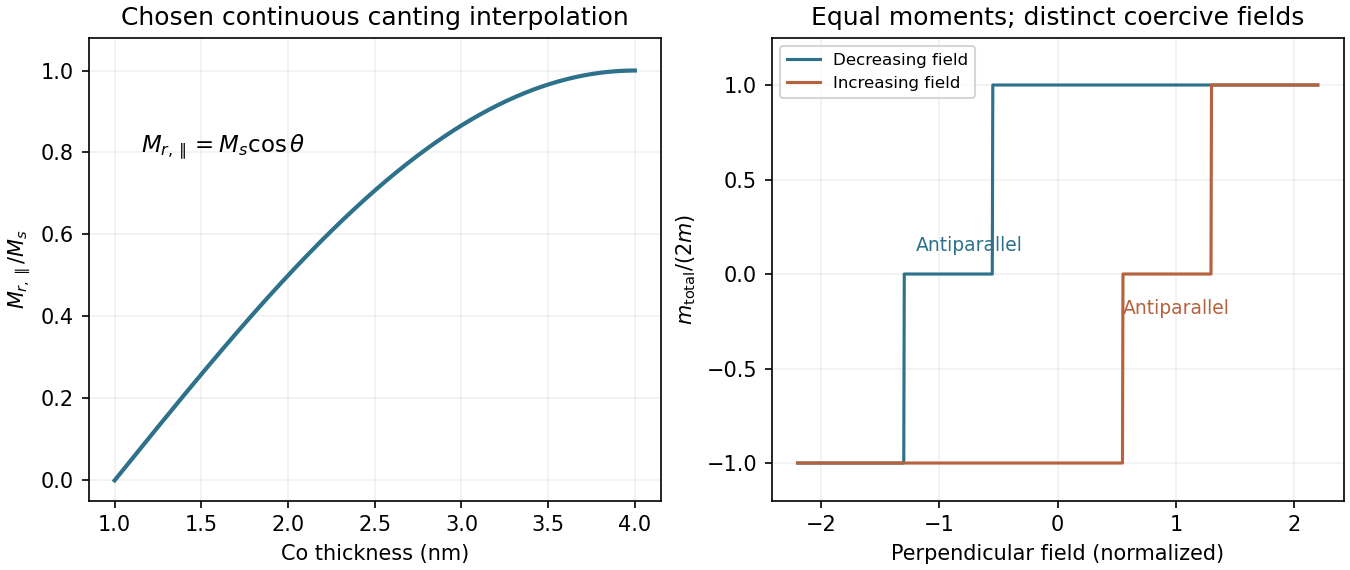

This chart was generated by the following Python code:
"""Original schematic magnetic responses; Python 3.14/numpy/matplotlib.

No fitted anisotropy law. Equal moments and abrupt independent switching.
Output: PNG basename in the current working directory.
"""
import matplotlib
matplotlib.use('Agg')
import matplotlib.pyplot as plt
import numpy as np

fig,axes=plt.subplots(1,2,figsize=(9,3.8),layout='constrained')
fig.patch.set_facecolor('white')
t=np.linspace(1,4,300)
theta=np.pi/2*(1-(t-1)/3)
axes[0].plot(t,np.cos(theta),color='#2d718b',lw=2)
axes[0].set(xlabel='Co thickness (nm)',ylabel=r'$M_{r,\parallel}/M_s$',
            title='Chosen continuous canting interpolation',ylim=(-.05,1.08))
axes[0].text(1.15,.8,r'$M_{r,\parallel}=M_s\cos\theta$',fontsize=11)
h_down=np.linspace(2.2,-2.2,1000)
h_up=h_down[::-1]
c1,c2=.55,1.3
m_down=(np.where(h_down>-c1,1.,-1.)+np.where(h_down>-c2,1.,-1.))/2
m_up=(np.where(h_up>c1,1.,-1.)+np.where(h_up>c2,1.,-1.))/2
axes[1].plot(h_down,m_down,color='#2d718b',label='Decreasing field')
axes[1].plot(h_up,m_up,color='#b6623e',label='Increasing field')
axes[1].text(-1.2,.12,'Antiparallel',fontsize=9,color='#2d718b')
axes[1].text(.55,-.21,'Antiparallel',fontsize=9,color='#b6623e')
axes[1].set(xlabel='Perpendicular field (normalized)',ylabel=r'$m_{\rm total}/(2m)$',
            title='Equal moments; distinct coercive fields',ylim=(-1.2,1.25))
axes[1].legend(fontsize=8,loc='upper left')
for ax in axes:ax.grid(alpha=.17)
fig.savefig('paper-2-magnetic-memory.png',dpi=150,facecolor='white')
plt.close(fig)
